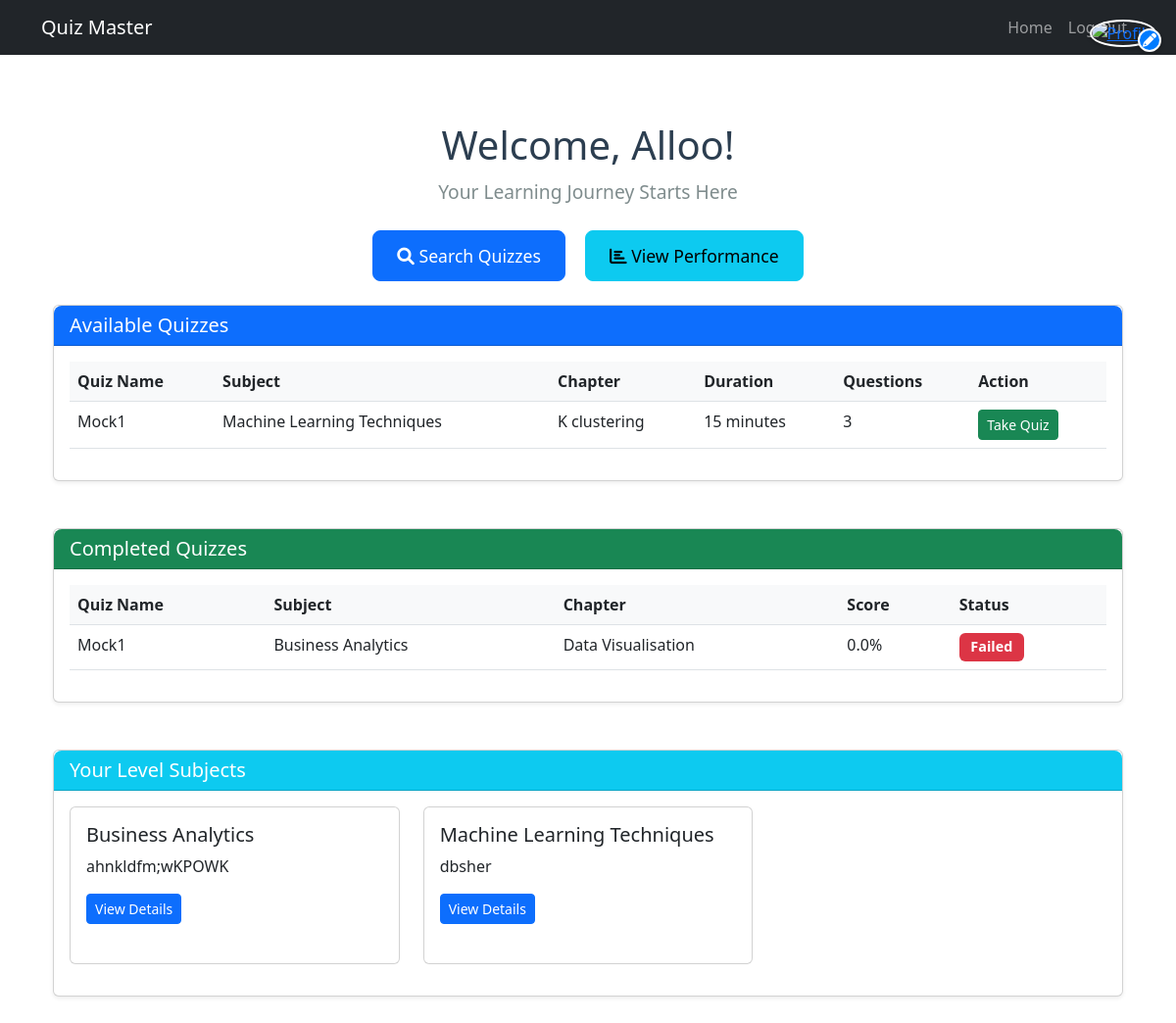
The page /student/ (signed in) on the database as committed earlier.
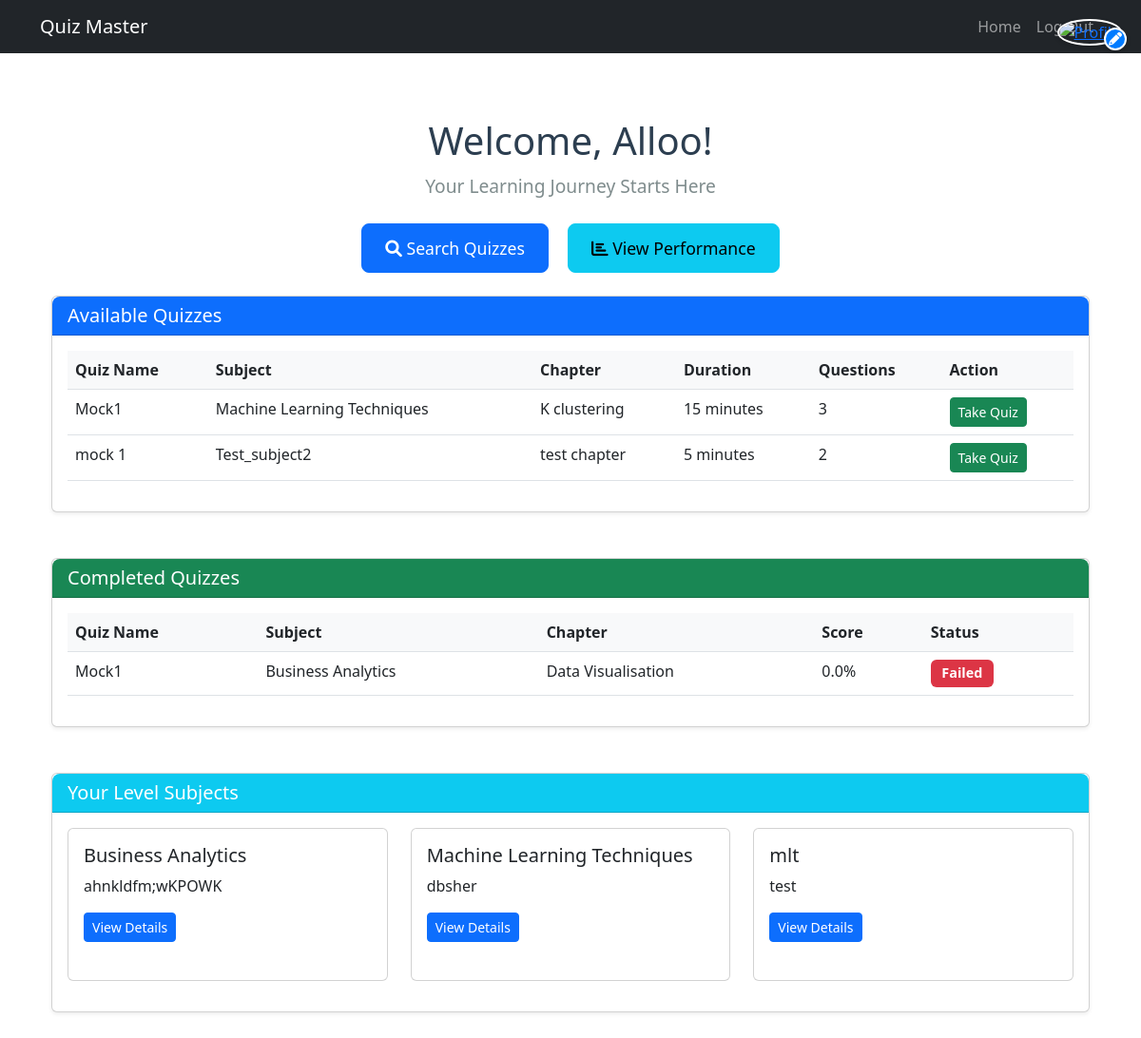
The same page on the database as committed later.
### model.py (models this page shows)
class Quiz(db.Model):
    __tablename__='quiz'
    id = db.Column(db.Integer, primary_key=True)
    name = db.Column(db.String(100), nullable=False)
    chapter_id = db.Column(db.Integer, db.ForeignKey('chapter.id'), nullable=False)
    total_questions = db.Column(db.Integer, nullable=False)  # Make sure this exists
    duration = db.Column(db.Integer, nullable=False)
    pass_percentage = db.Column(db.Integer, nullable=False)
    description = db.Column(db.Text, nullable=True)
    subject_id = db.Column(db.Integer, db.ForeignKey('subject.id'), nullable=False)
    users = db.relationship('Users', secondary=user_quiz_association, back_populates="quizzes")
    subject = db.relationship('Subject', foreign_keys=[subject_id], backref=db.backref('quizzes', lazy=True))

class Subject(db.Model):
    __tablename__='subject'
    id=db.Column(db.Integer,primary_key=True,autoincrement=True)
    name = db.Column(db.String, unique=True, nullable=False)
    level = db.Column(db.String, nullable=False)
    description=db.Column(db.String)
    additional_details=db.Column(db.String)

class Chapter(db.Model):
    __tablename__='chapter'
    id=db.Column(db.Integer,primary_key=True,autoincrement=True)
    subject_id = db.Column(db.Integer, db.ForeignKey('subject.id'), nullable=False)
    name = db.Column(db.String, unique=True, nullable=False)
    description=db.Column(db.String)
    additional_details=db.Column(db.String)
    subject = db.relationship('Subject', backref=db.backref('chapters', cascade="all, delete-orphan"))
    quizzes = db.relationship('Quiz', backref='chapter', cascade="all, delete-orphan")

### app.py (the view)
@app.route('/student/')
@auth_req
def student():
    if 'user_name' in session and session['user_type']=='student':
        user = Users.query.get(session['user_id'])
        all_quizzes = Quiz.query.all()
        completed_quizzes = []
        for quiz in user.quizzes:
            association = db.session.query(user_quiz_association).filter_by(
                user_id=user.id,
                quiz_id=quiz.id
            ).first()
            if association:
                quiz.score = association.score
                quiz.status = association.status
                completed_quizzes.append(quiz)
        available_quizzes = [quiz for quiz in all_quizzes if quiz not in completed_quizzes]
        level_subjects = Subject.query.filter_by(level=user.level).all()
        return render_template("student_dashboard.html",
                             name=session['user_name'],
                             available_quizzes=available_quizzes,
                             completed_quizzes=completed_quizzes,
                             level_subjects=level_subjects)
    return redirect(url_for('login'))

### app.py (called while the page is built)
def auth_req(f):
    @wraps(f)
    def inner(*args, **kwargs):
        if 'user_id' not in session:
            flash('You need to login first', 'danger')
            return redirect(url_for('login'))
        return f(*args, **kwargs)
    return inner

### templates/student_dashboard.html (shortened to what the changed rows need)
{%extends 'dashboard_layout.html'%}
{%block content%}
<div class="container-fluid py-4">
    <div class="welcome-section text-center mb-4">
        <h1>Welcome, {{ name }}!</h1>
    </div>
    <div class="row mb-4">
        <div class="col-12">
            <div class="card shadow-sm">
                <div class="card-body">
                    {% if available_quizzes %}
                    <div class="table-responsive">
                        <table class="table table-hover">
                            <thead>
                                <tr>
                                    <th>Quiz Name</th>
                                    <th>Subject</th>
                                    <th>Chapter</th>
                                    <th>Duration</th>
                                    <th>Questions</th>
                                    <th>Action</th>
                                </tr>
                            </thead>
                            <tbody>
                                {% for quiz in available_quizzes %}
                                <tr>
                                    <td>{{ quiz.name }}</td>
                                    <td>{{ quiz.chapter.subject.name }}</td>
                                    <td>{{ quiz.chapter.name }}</td>
                                    <td>{{ quiz.duration }} minutes</td>
                                    <td>{{ quiz.total_questions }}</td>
                                    <td>
                                        <a href="{{ url_for('take_quiz', subject_id=quiz.subject_id, chapter_id=quiz.chapter_id, quiz_id=quiz.id) }}"
                                           class="btn btn-success btn-sm">
                                            Take Quiz
                                        </a>
                                    </td>
                                </tr>
                                {% endfor %}
                            </tbody>
                        </table>
                    </div>
                    {% else %}
                    <p class="text-center mb-0">No available quizzes at the moment.</p>
                    {% endif %}
                </div>
            </div>
        </div>
    </div>
    <div class="row mb-4">
        <div class="col-12">
            <div class="card shadow-sm">
                <div class="card-body">
                    {% if completed_quizzes %}
                    <div class="table-responsive">
                        <table class="table table-hover">
                            <thead>
                                <tr>
                                    <th>Quiz Name</th>
                                    <th>Subject</th>
                                    <th>Chapter</th>
                                    <th>Score</th>
                                    <th>Status</th>
                                </tr>
                            </thead>
                            <tbody>
                                {% for quiz in completed_quizzes %}
                                <tr>
                                    <td>{{ quiz.name }}</td>
                                    <td>{{ quiz.chapter.subject.name }}</td>
                                    <td>{{ quiz.chapter.name }}</td>
                                    <td>{{ "%.1f"|format(quiz.score) }}%</td>
                                    <td>
                                        <span class="badge {% if quiz.status == 'Passed' %}bg-success{% else %}bg-danger{% endif %}">
                                            {{ quiz.status }}
                                        </span>
                                    </td>
                                </tr>
                                {% endfor %}
                            </tbody>
                        </table>
                    </div>
                    {% else %}
                    <p class="text-center mb-0">You haven't completed any quizzes yet.</p>
                    {% endif %}
                </div>
            </div>
        </div>
    </div>
    <div class="row">
        <div class="col-12">
            <div class="card shadow-sm">
                <div class="card-body">
                    {% if level_subjects %}
                    <div class="row">
                        {% for subject in level_subjects %}
                        <div class="col-md-4 mb-3">
                            <div class="card h-100">
                                <div class="card-body">
                                    <h5 class="card-title">{{ subject.name }}</h5>
                                    <p class="card-text">{{ subject.description }}</p>
                                    <a href="{{ url_for('show_subject', subject_id=subject.id) }}" class="btn btn-primary btn-sm">
                                        View Details
                                    </a>
                                </div>
                            </div>
                        </div>
                        {% endfor %}
                    </div>
                    {% else %}
                    <p class="text-center mb-0">No subjects available for your level.</p>
                    {% endif %}
                </div>
            </div>
        </div>
    </div>
</div>
{%endblock%}

Rows that differ between the two databases and show on the page:
added Quiz: name "mock 1", chapter.subject.name "Test_subject2", chapter.name "test chapter", duration "5", total_questions "2", shown under "Available Quizzes"
added Subject: name "mlt", description "test"
